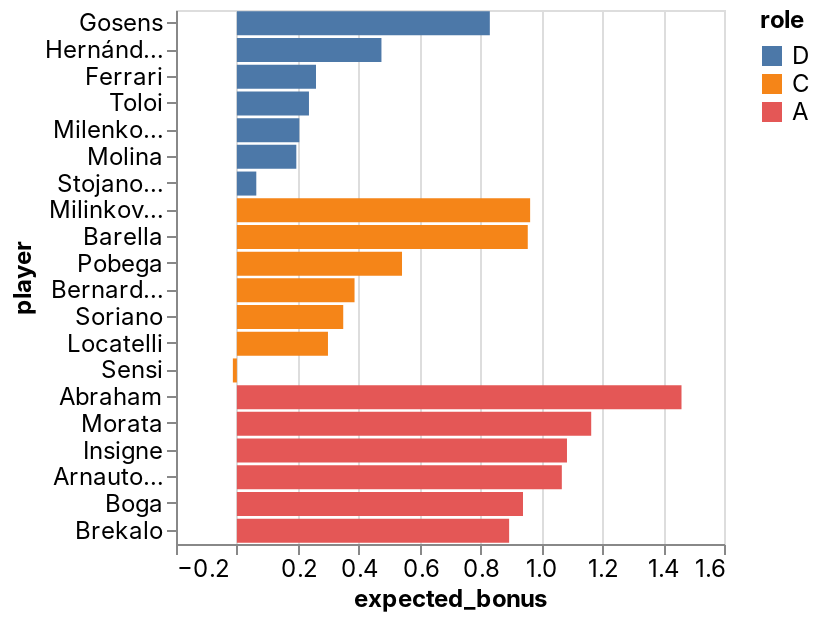

The notebook cell saved with this chart:
### Code cell
_deepnote_run_altair(team, """{"$schema":"https://vega.github.io/schema/vega-lite/v4.json","mark":{"type":"bar","tooltip":{"content":"data"}},"height":220,"autosize":{"type":"fit"},"data":{"name":"placeholder"},"encoding":{"x":{"field":"expected_bonus","type":"quantitative","sort":null,"scale":{"type":"linear","zero":false}},"y":{"field":"player","type":"nominal","sort":null,"scale":{"type":"linear","zero":true}},"color":{"field":"role","type":"nominal","sort":null,"scale":{"type":"linear","zero":false}}}}""")

### Figure 1 — Vega-Lite specification as saved in the notebook (floating-point values rounded to 4 significant figures)
{"config": {"view": {"continuousWidth": 400, "continuousHeight": 300}, "area": {"fill": "#51C0E9"}, "axis": {"labelFont": "Inter, sans-serif", "labelFontSize": 12, "labelFontWeight": "normal", "labelLimit": 60, "labelOverlap": "greedy", "titleFont": "Inter, sans-serif", "titleFontSize": 12, "titleFontWeight": "bold"}, "background": "#ffffff", "legend": {"labelFont": "Inter, sans-serif", "labelFontSize": 12, "titleFont": "Inter, sans-serif", "titleFontSize": 12, "titleFontWeight": "bold"}, "line": {"stroke": "#51C0E9", "strokeWidth": 2}, "rect": {"fill": "#51C0E9"}, "title": {"anchor": "start", "color": "#000000", "font": "Inter, sans-serif", "fontSize": 22, "fontWeight": "normal"}}, "data": {"name": "data-5d8e99cb76deabd38157695e680380c5"}, "mark": {"type": "bar", "tooltip": {"content": "data"}}, "autosize": {"type": "fit"}, "encoding": {"color": {"type": "nominal", "field": "role", "scale": {"type": "linear", "zero": false}, "sort": null}, "x": {"type": "quantitative", "field": "expected_bonus", "scale": {"type": "linear", "zero": false}, "sort": null}, "y": {"type": "nominal", "field": "player", "scale": {"type": "linear", "zero": true}, "sort": null}}, "height": 300, "width": "container", "$schema": "https://vega.github.io/schema/vega-lite/v4.json", "datasets": {"data-5d8e99cb76deabd38157695e680380c5": [{"fanta_team": "MaiNa Joya_v2.0", "role": "D", "player": "Gosens", "team": "Inter", "opponent": "Empoli", "date": "2022-05-06T00:00:00", "expected_bonus": 0.8308}, {"fanta_team": "MaiNa Joya_v2.0", "role": "D", "player": "Hernández", "team": "AC Milan", "opponent": "Verona", "date": "2022-05-08T00:00:00", "expected_bonus": 0.4748}, {"fanta_team": "MaiNa Joya_v2.0", "role": "D", "player": "Ferrari", "team": "Sassuolo", "opponent": "Udinese", "date": "2022-05-07T00:00:00", "expected_bonus": 0.2598}, {"fanta_team": "MaiNa Joya_v2.0", "role": "D", "player": "Toloi", "team": "Atalanta", "opponent": "Spezia", "date": "2022-05-08T00:00:00", "expected_bonus": 0.2368}, {"fanta_team": "MaiNa Joya_v2.0", "role": "D", "player": "Milenkovic", "team": "Fiorentina", "opponent": "Roma", "date": "2022-05-09T00:00:00", "expected_bonus": 0.2051}, {"fanta_team": "MaiNa Joya_v2.0", "role": "D", "player": "Molina", "team": "Udinese", "opponent": "Sassuolo", "date": "2022-05-07T00:00:00", "expected_bonus": 0.1952}, {"fanta_team": "MaiNa Joya_v2.0", "role": "D", "player": "Stojanovic", "team": "Empoli", "opponent": "Inter", "date": "2022-05-06T00:00:00", "expected_bonus": 0.06374}, {"fanta_team": "MaiNa Joya_v2.0", "role": "C", "player": "Milinkovic-Savic", "team": "Lazio", "opponent": "Sampdoria", "date": "2022-05-07T00:00:00", "expected_bonus": 0.9632}, {"fanta_team": "MaiNa Joya_v2.0", "role": "C", "player": "Barella", "team": "Inter", "opponent": "Empoli", "date": "2022-05-06T00:00:00", "expected_bonus": 0.9554}, {"fanta_team": "MaiNa Joya_v2.0", "role": "C", "player": "Pobega", "team": "Torino", "opponent": "Napoli", "date": "2022-05-07T00:00:00", "expected_bonus": 0.5424}, {"fanta_team": "MaiNa Joya_v2.0", "role": "C", "player": "Bernardeschi", "team": "Juventus", "opponent": "Genoa", "date": "2022-05-06T00:00:00", "expected_bonus": 0.3865}, {"fanta_team": "MaiNa Joya_v2.0", "role": "C", "player": "Soriano", "team": "Bologna", "opponent": "Venezia", "date": "2022-05-08T00:00:00", "expected_bonus": 0.3493}, {"fanta_team": "MaiNa Joya_v2.0", "role": "C", "player": "Locatelli", "team": "Juventus", "opponent": "Genoa", "date": "2022-05-06T00:00:00", "expected_bonus": 0.2992}, {"fanta_team": "MaiNa Joya_v2.0", "role": "C", "player": "Sensi", "team": "Sampdoria", "opponent": "Lazio", "date": "2022-05-07T00:00:00", "expected_bonus": -0.01322}, {"fanta_team": "MaiNa Joya_v2.0", "role": "A", "player": "Abraham", "team": "Roma", "opponent": "Fiorentina", "date": "2022-05-09T00:00:00", "expected_bonus": 1.46}, {"fanta_team": "MaiNa Joya_v2.0", "role": "A", "player": "Morata", "team": "Juventus", "opponent": "Genoa", "date": "2022-05-06T00:00:00", "expected_bonus": 1.164}, {"fanta_team": "MaiNa Joya_v2.0", "role": "A", "player": "Insigne", "team": "Napoli", "opponent": "Torino", "date": "2022-05-07T00:00:00", "expected_bonus": 1.084}, {"fanta_team": "MaiNa Joya_v2.0", "role": "A", "player": "Arnautovic", "team": "Bologna", "opponent": "Venezia", "date": "2022-05-08T00:00:00", "expected_bonus": 1.067}, {"fanta_team": "MaiNa Joya_v2.0", "role": "A", "player": "Boga", "team": "Atalanta", "opponent": "Spezia", "date": "2022-05-08T00:00:00", "expected_bonus": 0.9397}, {"fanta_team": "MaiNa Joya_v2.0", "role": "A", "player": "Brekalo", "team": "Torino", "opponent": "Napoli", "date": "2022-05-07T00:00:00", "expected_bonus": 0.8942}]}}
